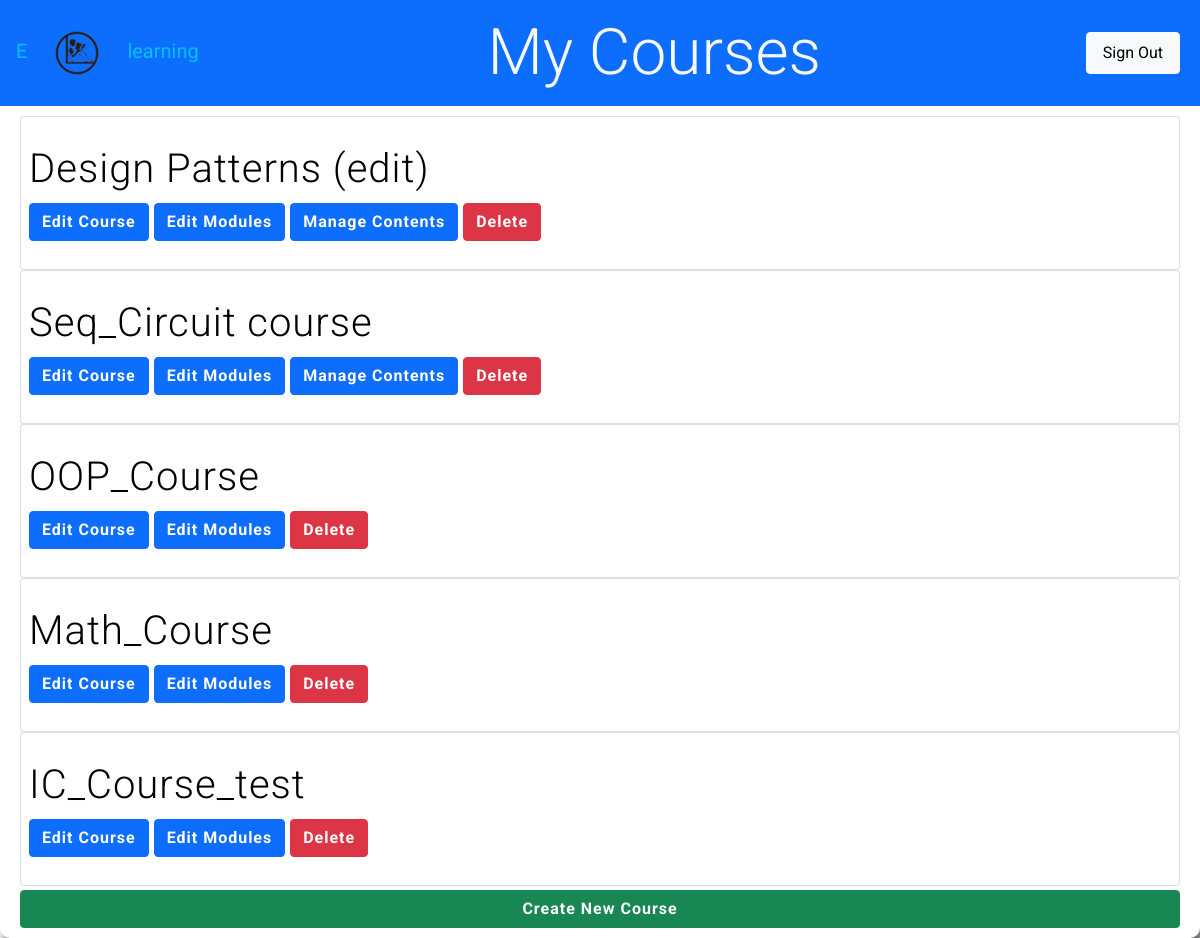
The page /course/mine/ (signed in) on the database its author committed.
### courses/models.py (models this page shows, shortened)
class Course(models.Model):
    owner = models.ForeignKey(User, related_name="courses_created", on_delete=models.CASCADE)
    subject = models.ForeignKey(Subject, related_name="courses", on_delete=models.CASCADE)
    title = models.CharField(max_length=200)
    overview = models.TextField()
    slug = models.CharField(max_length=200, unique=True)
    created = models.DateTimeField(auto_now_add=True)
    students = models.ManyToManyField(User, related_name="courses_joined", blank=True)
    class Meta:
        ordering = ['-created']

### courses/views.py (the view)
# urls.py: path('mine/', views.ManageCourseListView.as_view(), name='manage_course_list'),
class ManageCourseListView(OwnerCourseMixin, ListView):
    template_name = 'courses/manage/course/list.html'
    permission_required = 'courses.view_course'

### courses/views.py (called while the page is built)
    def get_queryset(self):
        qs = super().get_queryset()
        return qs.filter(owner=self.request.user)

### courses/templates/courses/manage/course/list.html (shortened to what this page needs)
{% extends 'base.html' %}
{% load static %}
{% block page_title %}
    My Courses
{% endblock %}
{% block content %}
    <div class="module shadow-style w-100">
        {% for course in object_list %}
            <div class="card p-2">
                <h3 class="display-6">{{ course.title }}</h3>
                <p>
                    <a class="btn btn-primary text-white" href="{% url 'course_edit' course.id %}">Edit Course</a>
                    <a class="btn btn-primary text-white" href="{% url 'course_module_update' course.id %}">Edit Modules</a>
                    {% if course.modules.count > 0 %}
                        <a class="btn btn-primary text-white" href="{% url 'module_content_list' course.modules.first.id %}">Manage Contents</a>
                    {% endif %}
                    <a class="btn btn-danger text-white" href="{% url 'course_delete' course.id %}">Delete</a>
                </p>
            </div>
        {% empty %}
            <p class="display-6">You don`t have any courses yet</p>
        {% endfor %}
        <a class="btn btn-success w-100 text-white mt-1" href="{% url 'course_create' %}">Create New Course</a>
    </div>
{% endblock %}

### courses/static/base.css (style rules this page uses)
body { width: 100%; margin:0; font-family:'Roboto', sans-serif; font-weight:400; color: deepskyblue; }
a { color:deepskyblue; text-decoration:none; }
h1, h2, h3, h4, h5, h6 { font-family:'Roboto', sans-serif; font-weight:300; }
.shadow-style { border-radius: 10px; padding: 10px; background: #434343; letter-spacing: 1px; box-shadow: 5px 40px 10px rgba(0,0,0,0.57); transition: all 0.4s ease 0s; color: deepskyblue; }
.module { padding:10px 20px; float:left; width:80%; background: white; color: black; }
.module h3 { margin:20px 0 0; padding:0; width:100%; }
.module p { margin:10px 0 20px; width:100%; }
.module a { color: black; font-weight: bold; }

### rows shown on the page
Course: title "Design Patterns (edit)", shows "Manage Contents"
Course: title "Seq_Circuit course", shows "Manage Contents"
Course: title "OOP_Course"
Course: title "Math_Course"
Course: title "IC_Course_test"
